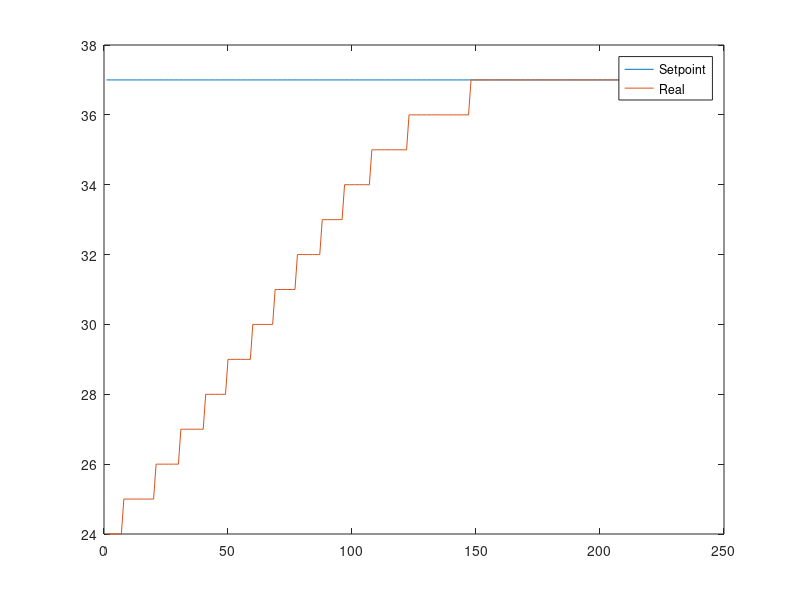

Reproduce this figure in MATLAB.
close all;
clear all;
clc;
a=[
37 24 
37 24 
37 24 
37 24 
37 24 
37 24 
37 24 
37 25 
37 25 
37 25 
37 25 
37 25 
37 25 
37 25 
37 25 
37 25 
37 25 
37 25 
37 25 
37 25 
37 26 
37 26 
37 26 
37 26 
37 26 
37 26 
37 26 
37 26 
37 26 
37 26 
37 27 
37 27 
37 27 
37 27 
37 27 
37 27 
37 27 
37 27 
37 27 
37 27 
37 28 
37 28 
37 28 
37 28 
37 28 
37 28 
37 28 
37 28 
37 28 
37 29 
37 29 
37 29 
37 29 
37 29 
37 29 
37 29 
37 29 
37 29 
37 29 
37 30 
37 30 
37 30 
37 30 
37 30 
37 30 
37 30 
37 30 
37 30 
37 31 
37 31 
37 31 
37 31 
37 31 
37 31 
37 31 
37 31 
37 31 
37 32 
37 32 
37 32 
37 32 
37 32 
37 32 
37 32 
37 32 
37 32 
37 32 
37 33 
37 33 
37 33 
37 33 
37 33 
37 33 
37 33 
37 33 
37 33 
37 34 
37 34 
37 34 
37 34 
37 34 
37 34 
37 34 
37 34 
37 34 
37 34 
37 34 
37 35 
37 35 
37 35 
37 35 
37 35 
37 35 
37 35 
37 35 
37 35 
37 35 
37 35 
37 35 
37 35 
37 35 
37 35 
37 36 
37 36 
37 36 
37 36 
37 36 
37 36 
37 36 
37 36 
37 36 
37 36 
37 36 
37 36 
37 36 
37 36 
37 36 
37 36 
37 36 
37 36 
37 36 
37 36 
37 36 
37 36 
37 36 
37 36 
37 36 
37 37 
37 37 
37 37 
37 37 
37 37 
37 37 
37 37 
37 37 
37 37 
37 37 
37 37 
37 37 
37 37 
37 37 
37 37 
37 37 
37 37 
37 37 
37 37 
37 37 
37 37 
37 37 
37 37 
37 37 
37 37 
37 37 
37 37 
37 37 
37 37 
37 37 
37 37 
37 37 
37 37 
37 37 
37 37 
37 37 
37 37 
37 37 
37 37 
37 37 
37 37 
37 37 
37 37 
37 37 
37 37 
37 37 
37 37 
37 37 
37 37 
37 37 
37 37 
37 37 
37 37 
37 37 
37 37 
37 37 
37 37 
37 37 
37 37 
37 37 
37 37 
37 37 
37 37 
37 37 
37 37 
37 37 
37 37 
];
plot(a)
legend('Setpoint', 'Real');